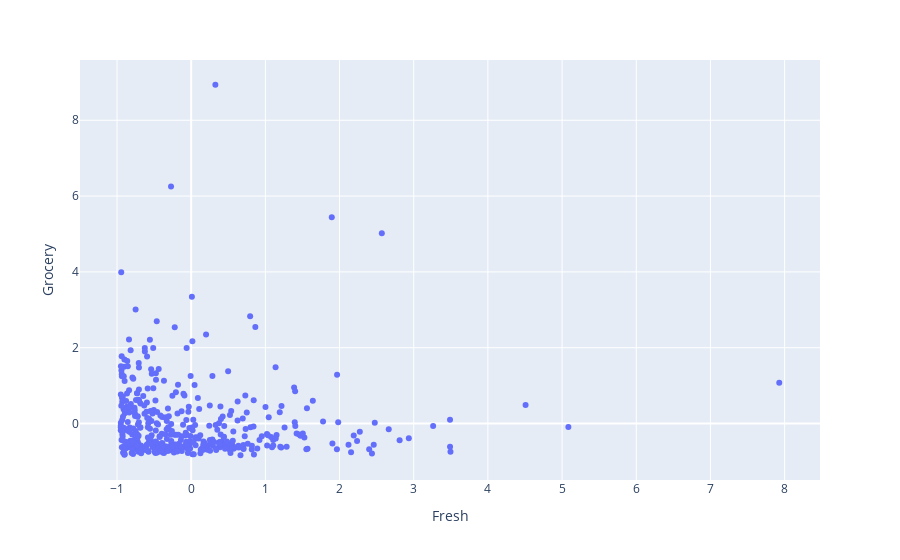

Notebook source saved alongside this figure:
### Code cell
X_trans = pd.DataFrame(scaler.transform(X), columns=X.columns)

fig = px.scatter(X_trans, x="Fresh", y="Grocery")

fig.show()

### Figure 1 — Plotly figure (JSON) as saved in the notebook; plotly's stock layout.template omitted (floating-point values rounded to 4 significant figures; data arrays with more than 128 entries replaced by an {"elided": "..."} marker saying what was removed)
{"data": [{"hoverlabel": {"namelength": 0}, "hovertemplate": "Fresh=%{x}<br>Grocery=%{y}", "legendgroup": "", "marker": {"color": "#636efa", "symbol": "circle"}, "mode": "markers", "name": "", "showlegend": false, "type": "scatter", "x": {"elided": "440 float values"}, "xaxis": "x", "y": {"elided": "440 float values"}, "yaxis": "y"}], "layout": {"legend": {"tracegroupgap": 0}, "margin": {"t": 60}, "xaxis": {"anchor": "y", "domain": [0, 1], "title": {"text": "Fresh"}}, "yaxis": {"anchor": "x", "domain": [0, 1], "title": {"text": "Grocery"}}}}
